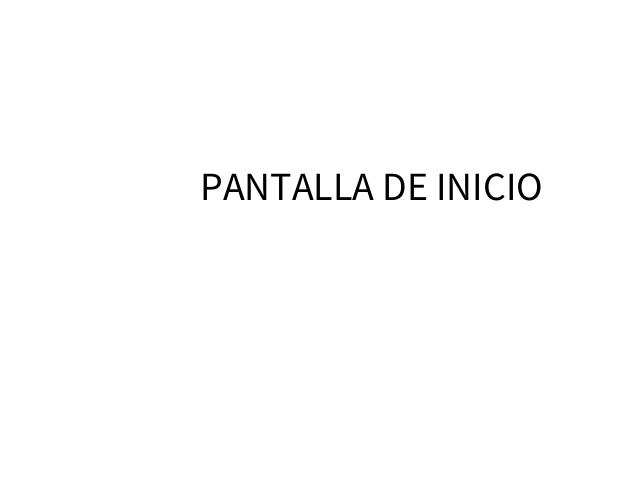
Frame 1 (no input)
Frame 60 (the mouse pressed at the canvas centre just before this capture): identical to frame 1, image omitted
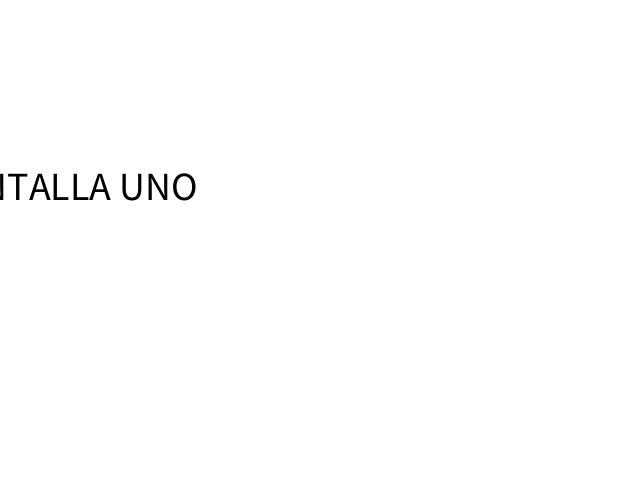
Frame 120 (the mouse held since frame 60 and released just before this capture)

The Processing sketch that drew these frames (run headless with seeded random() and noise(); from frame 60 on, the mouse is pressed at the canvas centre):

// Processing sketch: sketch_230502d_estados_y_transiciones
// ── sketch_230502d_estados_y_transiciones.pde


int estado;
/*
posibles estados:
 0 -> pantalla de inicio
 1 -> muestra pantalla 1
 2 -> muestra pantalla 2
 3 -> muestra pantalla 3
 */


float x;



void setup() {
  size(640, 480);
  estado = 0;
  x = 0;
}
void draw() {
  background(255);
  if ( estado==0 ) {
    //pantalla de inicio:
    fill(0);
    textSize(40);
    text("PANTALLA DE INICIO", 200, 200);
  } else if ( estado==1 ) {
    //pantalla de inicio:
    fill(0);
    textSize(40);
    fill(x*255/640); //regla de tres
    text("PANTALLA UNO", x, 200);

    //aumentamos x en cada fotograma:
    x+=4;
    //x = x+2;
    if ( x>width+100 ) {
      //flujo de estado: 1 a 2:
      estado = 2;
      x = 700;
    }
  } else if ( estado==2 ) {
    //pantalla de inicio:
    fill(0);
    textSize(40);
    text("PANTALLA DOS", x, 250);

    //comportamiento de la variable:
    x-=4;
    if (x<-100) {
      //flujo de estado de 2 a 3:
      estado = 3;
      x = 0;
    }
  } else if ( estado==3 ) {
    //pantalla de inicio:
    fill(0);
    textSize(40);
    text("PANTALLA TRES", 100, x);

    x+=3;
    //evaluo posible cambio de estado:
    if ( x> height+50) {
      //flujo de estado:
      estado = 0;
    }
  }
}

void mousePressed() {

  if ( estado==0 ) {
    //flujo de estado de 0 a 1:
    estado = 1;
    x=-300;
  } else if ( estado==1 ) {
    estado = 2;
  } else if ( estado==2 ) {
    estado = 3;
  } else if ( estado==3) {
    estado = 0;
  }
}
